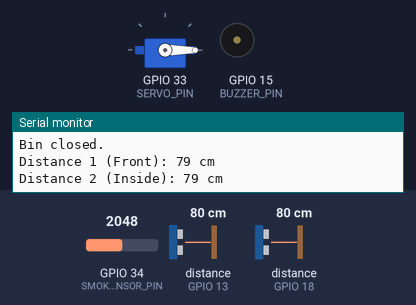
Recording of a sketch running on a simulated ESP32. Parts: servo, buzzer (waves = sounding, pin HIGH), the last lines printed to the serial monitor. Wiring (inferred from the names in the program): 2 × ultrasonic range finder: trigger GPIO 5, echo GPIO 18 / trigger GPIO 12, echo GPIO 13. Inputs (shaded band) come from the test bench; at power-on: distance to the obstacle (sensors on GPIO 18, GPIO 13) 80 cm, GPIO 34 (SMOKE_SENSOR_PIN) = 2048. The echo pulse lasts 58.3 µs per cm; WiFi joins after 1.5 s; servers stay silent unless stated; pins used as bus, display or sensor lines are not drawn.

Above: at 3.0 s.
3.1 s: distance to the obstacle (sensor on GPIO 18) set to 24 cm
7.3 s: distance to the obstacle (sensor on GPIO 18) set to 19 cm
At 8.5 s:
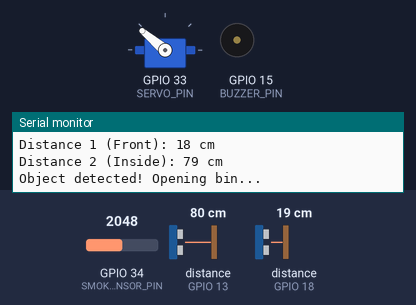
8.8 s: GPIO 34 (SMOKE_SENSOR_PIN) set to 2105
13.5 s: GPIO 34 (SMOKE_SENSOR_PIN) set to 2181
At 17.6 s:
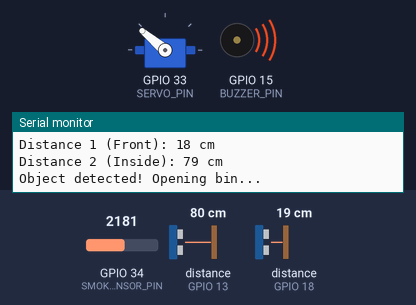
18.8 s: distance to the obstacle (sensor on GPIO 18) set to 60 cm
At 24.8 s:
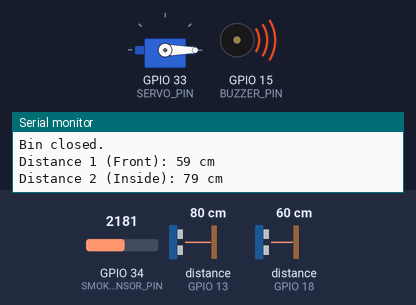
25.0 s: distance to the obstacle (sensor on GPIO 18) set to 2 cm
At 25.5 s:
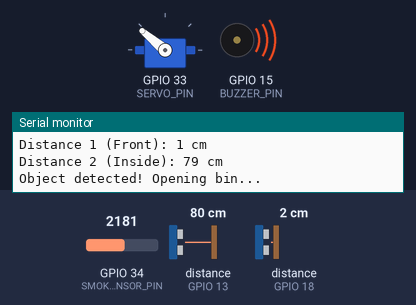
Timing chart, 0 to 27.5 s (numbered marks = the images above; inputs shaded):
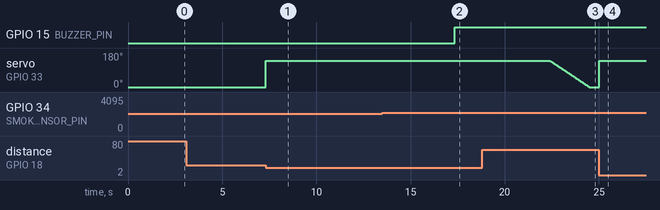

Measured:
- the behaviour switches between 22 and 21 cm on distance to the obstacle (sensor on GPIO 18) (found by bisection; images 0 and 1)
- the behaviour switches between 2133 and 2134 on GPIO 34 (SMOKE_SENSOR_PIN) (found by bisection; images 1 and 2)
- after the input at 7.3 s, servo on GPIO 33 (SERVO_PIN): 0° → 140° at once
- after the input at 13.5 s, GPIO 15 (BUZZER_PIN): LOW → HIGH after 3.9 s
- after the input at 18.8 s, servo on GPIO 33 (SERVO_PIN): moves from 140° to 0° over 2.1 s, starting after 3.6 s
- after the input at 25.0 s, servo on GPIO 33 (SERVO_PIN): 0° → 140° at once

The sketch:

MainCode.ino
```cpp
// Blynk Credentials
#define BLYNK_TEMPLATE_ID "TMPL32kacf8bH"
#define BLYNK_TEMPLATE_NAME "SmartBin"
#define BLYNK_AUTH_TOKEN "rHMTIG7NQGZJ2_OintLpxofV28As_Kmc"

#include <ESP32Servo.h>
#include <WiFi.h>
#include <BlynkSimpleEsp32.h>

char ssid[] = "Sbin";      // WiFi SSID
char pass[] = "smartbin";  // WiFi Password

BlynkTimer timer;
Servo myServo;

// Ultrasonic Sensor Pins
#define TRIG_1 5   // Ultrasonic Sensor 1 (Front) Trig
#define ECHO_1 18  // Ultrasonic Sensor 1 (Front) Echo
#define TRIG_2 12  // Ultrasonic Sensor 2 (Inside Bin) Trig
#define ECHO_2 13  // Ultrasonic Sensor 2 (Inside Bin) Echo

#define SERVO_PIN 33  // Servo Motor Pin

// Smoke Sensor Pin
#define SMOKE_SENSOR_PIN 34  // Connect A0 of MQ-2/MQ-135 sensor here

// Buzzer Pin
#define BUZZER_PIN 15 // Buzzer on GPIO 15

void setup() {
    Serial.begin(115200);
    Serial.println("Connecting to WiFi...");

    // Blynk Connection
    Blynk.begin(BLYNK_AUTH_TOKEN, ssid, pass);
    Serial.println("Connected to Blynk!");

    // Ultrasonic Sensors
    pinMode(TRIG_1, OUTPUT);
    pinMode(ECHO_1, INPUT);
    pinMode(TRIG_2, OUTPUT);
    pinMode(ECHO_2, INPUT);

    // Servo
    myServo.attach(SERVO_PIN, 500, 2400);
    myServo.write(0); // Start with the bin closed

    // Buzzer
    pinMode(BUZZER_PIN, OUTPUT);
    digitalWrite(BUZZER_PIN, LOW); // Start with the buzzer OFF

    // Timer to send data every 2 seconds
    timer.setInterval(2000L, sendData);
    timer.setInterval(5000L, sendSmokeData);  // Send smoke data every 5 sec
}

long getDistance(int trigPin, int echoPin) {
    digitalWrite(trigPin, LOW);
    delayMicroseconds(2);
    digitalWrite(trigPin, HIGH);
    delayMicroseconds(10);
    digitalWrite(trigPin, LOW);

    long duration = pulseIn(echoPin, HIGH);
    return duration * 0.034 / 2; // Convert to cm
}

void loop() {
    Blynk.run();  // Run Blynk connection
    timer.run();  // Run timers for sending data

    long distance1 = getDistance(TRIG_1, ECHO_1); // Distance from front sensor
    long distance2 = getDistance(TRIG_2, ECHO_2); // Distance inside the bin

    Serial.print("Distance 1 (Front): ");
    Serial.print(distance1);
    Serial.println(" cm");

    Serial.print("Distance 2 (Inside): ");
    Serial.print(distance2);
    Serial.println(" cm");

    if (distance1 > 0 && distance1 <= 20) {
        // Object detected, open bin
        Serial.println("Object detected! Opening bin...");
        myServo.write(140);
        Blynk.virtualWrite(V4, myServo.read());
        delay(5000);  // Wait 5 sec before checking again
    } else {
        // If no object is detected, close bin
        closeBinSlowly();
        Serial.println("Bin closed.");
        Blynk.virtualWrite(V4, myServo.read());
    }
}

void closeBinSlowly() {
    for (int pos = myServo.read(); pos >= 0; pos--) {  // Start from the current position and move towards 0
        myServo.write(pos);  // Move to the next position
        delay(15);  // Add delay to slow down the movement (adjust the value for speed control)
    }
}

// Function to send bin fill level to Blynk
void sendData() {
    long distance1 = getDistance(TRIG_1, ECHO_1); // Check front sensor
    long distance2 = getDistance(TRIG_2, ECHO_2); // Get storage level distance

        // Convert distance to meters and send to V3
    double distance1InMeters = distance1 / 100.0;  // Convert cm to meters
    Blynk.virtualWrite(V3, distance1InMeters); // Send distance to Blynk Virtual Pin V3

    // Send data **ONLY IF the bin lid is closed** (distance1 > 20 cm)
    if (distance1 > 40) {
        int fillLevel = map(distance2, 24, 2, 0, 100); // Map 24cm (empty) → 2cm (full) to 0-100%
        fillLevel = constrain(fillLevel, 0, 100); // Ensure it's within 0-100%

        Serial.print("Bin Fill Level: ");
        Serial.print(fillLevel);
        Serial.println("%");

        // Send data to Blynk Virtual Pin V0
        Blynk.virtualWrite(V0, fillLevel);
    } else {
        Serial.println("Lid is open, not sending data.");
    }
}

// Function to send smoke level to Blynk
void sendSmokeData() {
    int smokeValue = analogRead(SMOKE_SENSOR_PIN); // Read smoke sensor value
    float smokePPM = map(smokeValue, 0, 4095, 0, 1000); // Convert to approximate PPM

    Serial.print("Smoke Level: ");
    Serial.print(smokePPM);
    Serial.println(" PPM");

    Blynk.virtualWrite(V1, smokePPM); // Send to Blynk Virtual Pin V1

    // Set LED color in Blynk based on smoke level
    if (smokePPM < 420) {
        Blynk.virtualWrite(V2, 0); //  (Safe)
    } else if (smokePPM >= 420 && smokePPM <= 520) {
        Blynk.virtualWrite(V2, 127); // (Moderate)
    } else {
        Blynk.virtualWrite(V2, 255); // (Danger)
    }

    // Activate buzzer if smoke is above 520 PPM
    if (smokePPM > 520) {
        Serial.println("!!! DANGER: High smoke level detected !!!");
        digitalWrite(BUZZER_PIN, HIGH); // Turn ON buzzer
        Blynk.logEvent("smoke_alert", "Critical Smoke Level Detected!"); // Send notification
    } else {
        digitalWrite(BUZZER_PIN, LOW); // Turn OFF buzzer
    }
}
```
